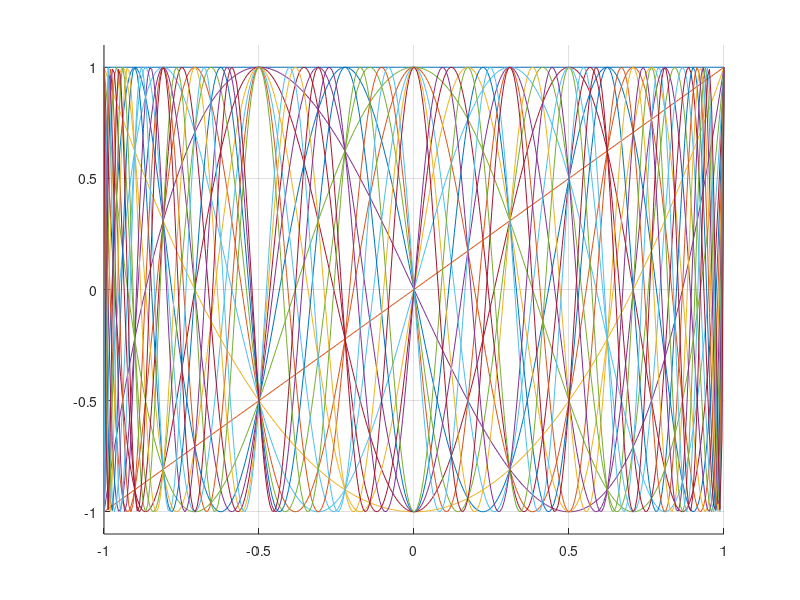

This chart was generated by the following MATLAB code:
clear;
% Define the first two Chebyshev polynomials
T0 = @(x) 1+0*x;
T1 = @(x) x; 

n = 20; % Amount of polynomails
for i = 2:n
    % Apply recursive definition of Chebyshev polynomials
    str = sprintf('T%i = @(x) 2.*x.*T%i(x) - T%i(x);',i,i-1,i-2);
    eval(str);
end

x = linspace(-1,1,300);
figure(1); clf; hold on; grid on;
for i = 0:n
    str = sprintf('plot(x,T%i(x));',i);
    eval(str);
end
ylim([-1.1,1.1]);